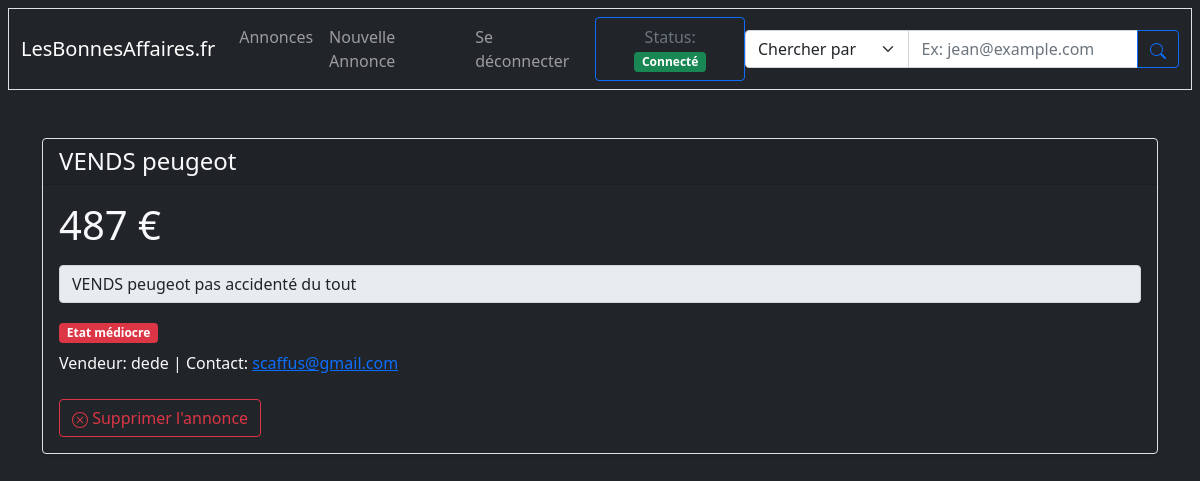
The page /annonce/2 (signed in) on the database its author committed.
### app.py (models this page shows, shortened)
class Post(db.Model):
    id              = db.Column(db.Integer, primary_key = True)
    title           = db.Column(db.Text, nullable = False)
    description     = db.Column(db.Text, nullable = False)
    mail            = db.Column(db.Text, nullable = False)
    price           = db.Column(db.Text, nullable = False)
    username        = db.Column(db.Text, nullable = False)
    asset_condition = db.Column(db.Text, nullable = False)
    date            = db.Column(db.DateTime, nullable = False, default = datetime.utcnow)

### app.py (the view)
@app.route('/annonce/<int:id>')
def annonce(id):
    annonce = Post.query.filter_by(id=id).first()
    return render_template('index.html', requestAnnonce=annonce, user=current_user)

### app.py (called while the page is built)
@login_manager.user_loader
def load_user(mail):
    return User.query.get(mail)

### templates/index.html (shortened to what this page needs)
{% extends 'base.html' %}
{% block body %}
{% if requestAnnonce %}
<div class="container mt-5">
  <div class="card mb-4 shadow-sm border border-1 bg-dark text-light">
    <div class="card-header">
      <h4 class="my-0 fw-normal">{{ requestAnnonce.title }}</h4>
    </div>
    <div class="card-body">
      <h1 class="card-title pricing-card-title">{{ requestAnnonce.price }} €<small class="text-muted"></small></h1>
      <ul class="list-unstyled mt-3 mb-4">
        <span class="input-group-text">{{ requestAnnonce.description }}</span>
        <div class="mt-3 mb-2">
          {% if requestAnnonce.asset_condition == '5' %}
          <span class="badge bg-primary">Neuf</span>
          {% elif requestAnnonce.asset_condition == '4' %}
          <span class="badge bg-info">Très bon état</span>
          {% elif requestAnnonce.asset_condition == '3' %}
          <span class="badge bg-success">Bon état</span>
          {% elif requestAnnonce.asset_condition == '2' %}
          <span class="badge bg-warning">Assez bon état</span>
          {% elif requestAnnonce.asset_condition == '1' %}
          <span class="badge bg-danger">Etat médiocre</span>
          {% endif %}
        </div>
        <p>Vendeur: {{ requestAnnonce.username }} | Contact: <a href="mailto:{{ requestAnnonce.mail }}">{{
            requestAnnonce.mail }}</a></p>
      </ul>
      {% if user.is_authenticated %}
      {% if user.username.lower() == requestAnnonce.username.lower() %}
      <a href="delete/{{requestAnnonce.id}}" class="btn btn-outline-danger">
        Supprimer l'annonce
      </a>
      {% endif %}
      {% endif %}
    </div>
  </div>
</div>
{% endif %}
{% endblock %}

### rows shown on the page
Post: title "VENDS peugeot", price "487", description "VENDS peugeot pas accidenté du tout", username "dede", mail "scaffus@gmail.com"
